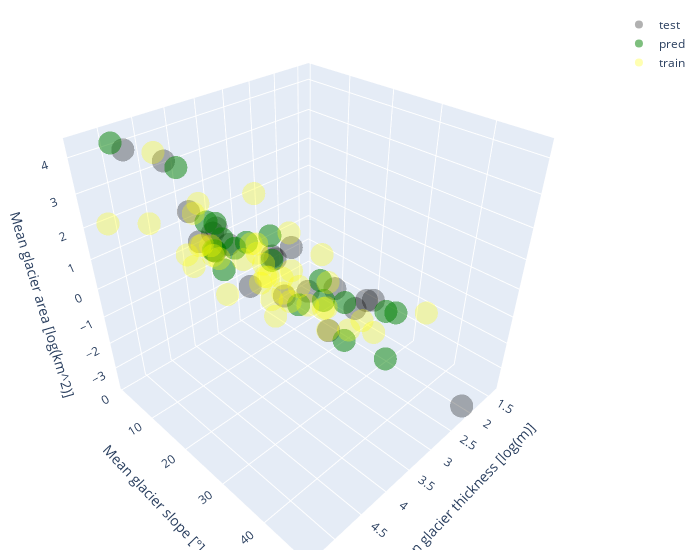

This figure's notebook cell:
### Code cell
# solution
import plotly.graph_objects as go
fig = go.Figure(data=[
    go.Scatter3d(x=df6['Xtest_thick'], y=df6['y_test'], z=df6['Xtest_area'], mode='markers',
                 marker=dict(color='black'), opacity=0.3, name='test'),
    go.Scatter3d(x=df6['Xtest_thick'], y=df6['y_pred'], z=df6['Xtest_area'], mode='markers',
             marker=dict(color='green'), opacity=0.5, name='pred'),
    go.Scatter3d(x=df6t['Xtrain_thick'], y=df6t['y_train'], z=df6t['Xtain_area'], mode='markers',
         marker=dict(color='yellow'), opacity=0.3, name='train')])

    #go.Scatter3d(x=df10["Xtest_thick"], y=df10["y_pred"], z=df10["Xtest_area"], mode='lines')])
fig.update_layout(scene = dict(
                    xaxis_title='Mean glacier thickness [log(m)]',
                    yaxis_title='Mean glacier slope [°]',
                    zaxis_title='Mean glacier area [log(km^2)]'),
                    width=700,
                    margin=dict(r=20, b=10, l=10, t=10))
fig.show()

### Figure 1 — Plotly figure (JSON) as saved in the notebook; plotly's stock layout.template omitted (floating-point values rounded to 4 significant figures)
{"data": [{"marker": {"color": "black"}, "mode": "markers", "name": "test", "opacity": 0.3, "type": "scatter3d", "x": [3.434, 1.609, 4.304, 3.912, 2.079, 4.22, 4.997, 4.06, 4.174, 4.174, 2.773, 3.714, 4.205, 2.708, 4.043, 3.258, 1.792, 2.485, 3.332, 2.833], "y": [1, 22, 3, 12, 48, 9, 6, 25, 21, 6, 24, 21, 13, 22, 10, 17, 22, 26, 20, 18], "z": [0.4055, -2.477, 3.353, 1.047, -3.634, 1.188, 4.267, 1.805, 0.6335, 1.908, -0.6221, 1.087, 1.163, -2.517, 1.386, -1.004, -2.293, -1.501, 1.03, -1.181]}, {"marker": {"color": "green"}, "mode": "markers", "name": "pred", "opacity": 0.5, "type": "scatter3d", "x": [3.434, 1.609, 4.304, 3.912, 2.079, 4.22, 4.997, 4.06, 4.174, 4.174, 2.773, 3.714, 4.205, 2.708, 4.043, 3.258, 1.792, 2.485, 3.332, 2.833], "y": [16.34, 27.79, 6.34, 13.67, 30.32, 12.73, 2.514, 11.23, 14.41, 10.73, 20.44, 13.89, 12.83, 26.02, 12.46, 20.71, 26.94, 23.47, 14.71, 21.95], "z": [0.4055, -2.477, 3.353, 1.047, -3.634, 1.188, 4.267, 1.805, 0.6335, 1.908, -0.6221, 1.087, 1.163, -2.517, 1.386, -1.004, -2.293, -1.501, 1.03, -1.181]}, {"marker": {"color": "yellow"}, "mode": "markers", "name": "train", "opacity": 0.3, "type": "scatter3d", "x": [3.892, 2.565, 4.575, 3.296, 4.234, 3.85, 2.708, 4.5, 4.489, 4.094, 2.708, 3.135, 3.219, 3.466, 3.091, 5.338, 4.443, 3.829, 3.784, 4.852, 3.932, 3.401, 2.944, 3.258, 2.708, 3.135, 4.443, 2.773, 3.367, 3.091, 3.367, 2.944, 4.331, 2.079, 1.386, 3.784, 2.833, 4.248, 4.174, 4.248], "y": [23, 20, 13, 19, 10, 20, 27, 14, 13, 12, 30, 15, 16, 13, 26, 5, 9, 20, 20, 7, 16, 12, 17, 10, 20, 17, 3, 22, 10, 21, 15, 15, 14, 27, 33, 18, 22, 13, 9, 16], "z": [-0.5108, -0.94, 1.015, -0.9943, 1.172, 0.9594, -1.997, 1.679, 2.571, 0.7419, -1.345, -1.199, -0.4626, 0.7419, -1.655, 2.407, 0.9555, 0.5247, 0.4637, 2.152, 0.8713, 2.272, -0.9692, 0, 0.2203, 1.124, 3.688, -1.525, 0.4409, -1.172, -1.198, -0.5404, 1.526, -2.839, -2.244, 0.08618, -1.489, 1.065, 2.361, 0]}], "layout": {"margin": {"b": 10, "l": 10, "r": 20, "t": 10}, "scene": {"xaxis": {"title": {"text": "Mean glacier thickness [log(m)]"}}, "yaxis": {"title": {"text": "Mean glacier slope [°]"}}, "zaxis": {"title": {"text": "Mean glacier area [log(km^2)]"}}}, "width": 700}}
